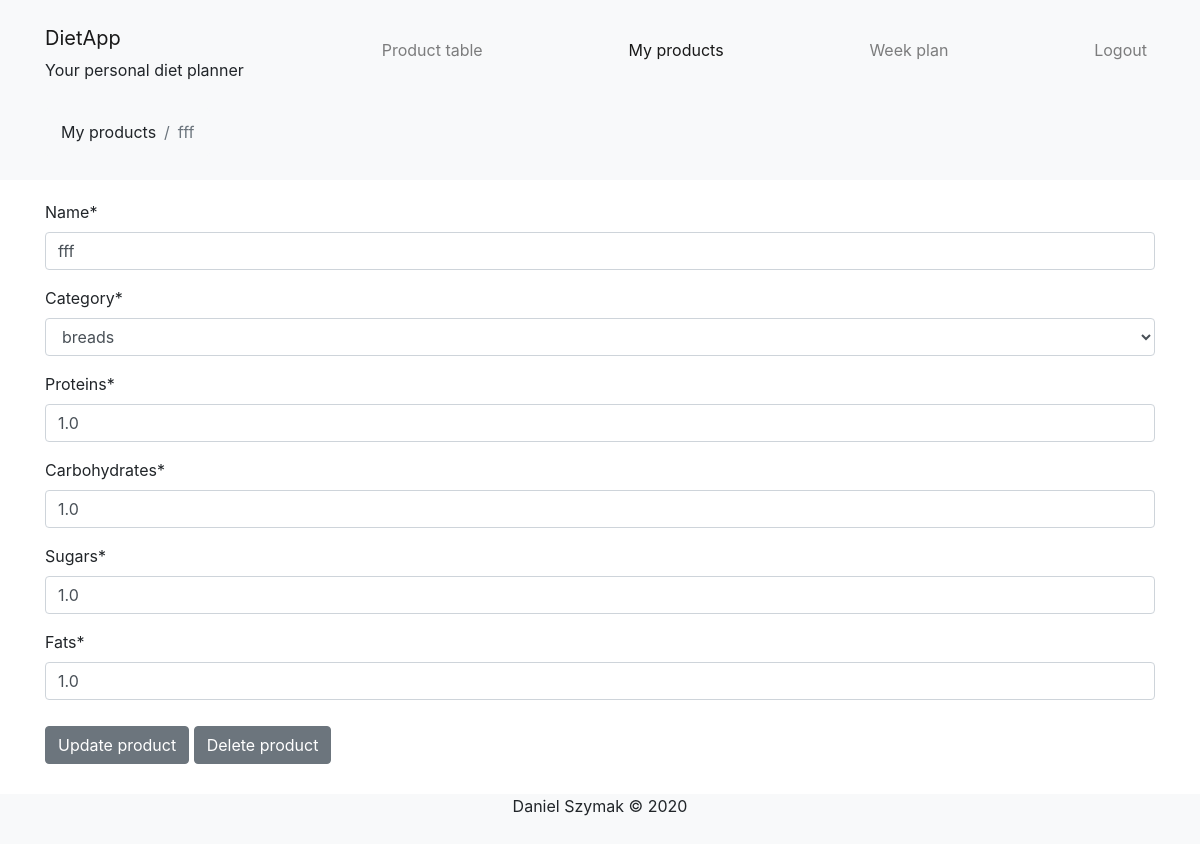
The app's page /user/product_details/24/ (signed in) with its own data.
### user_site/models.py (models this page shows, shortened)
class ProductToUser(models.Model):
    user = models.ForeignKey(User, on_delete=models.CASCADE)
    product = models.ForeignKey(Products, on_delete=models.CASCADE)

### food_database/models.py (models this page shows, shortened)
class Products(models.Model):
    name = models.CharField(max_length=100, unique=True)
    category = models.CharField(max_length=100, choices=CATEGORIES)
    calories = models.PositiveIntegerField()
    proteins = models.DecimalField(decimal_places=1, max_digits=10)
    carbohydrates = models.DecimalField(decimal_places=1, max_digits=10)
    sugars = models.DecimalField(decimal_places=1, max_digits=10)
    fats = models.DecimalField(decimal_places=1, max_digits=10)
    class Meta:
        constraints = [models.CheckConstraint(check=models.Q(carbohydrates__gte=models.F('sugars')), name="Mass of sugars cannot be higher than mass of carbohydrates"), models.CheckConstraint(check=models.Q(proteins__lte=(100 - models.F("carbohydrates") - models.F("fats"))), name="Sum of proteins, carbohydrates and fats cannot be greater than 100")]

### user_site/views.py (the view)
# urls.py: path("product_details/<int:id>/", views.product_details, name='product_details'),
@login_required
def product_details(request, id):
    item = get_object_or_404(ProductToUser, pk=id)
    if request.method == "POST":
        if 'update' in request.POST:
            form = NewProduct(data=request.POST)
            try:
                if form.is_valid():
                    item.product.name=form.cleaned_data['name']
                    item.product.category=form.cleaned_data['category']
                    item.product.proteins=form.cleaned_data['proteins']
                    item.product.carbohydrates=form.cleaned_data['carbohydrates']
                    item.product.sugars=form.cleaned_data['sugars']
                    item.product.fats=form.cleaned_data['fats']
                    item.product.calories=round(form.cleaned_data['proteins'] * 4 + form.cleaned_data['carbohydrates'] * 4 + form.cleaned_data['fats'] * 9)
                    item.product.save()
            except IntegrityError as e:
                if str(e).startswith("CHECK"):
                    msg = str(e)[25:]
                elif str(e).startswith("UNIQUE"):
                    msg = "Product with this name already exists. Choose another name."
                print(msg)
                return render(request, "user_site/product_details.html", {"item": item,
                                                                          "form": form,
                                                                          "msg": msg})
        elif 'delete' in request.POST:
            item.product.delete()
        return redirect('my_products')
    else:
        data = {'name': item.product.name,
                'category': item.product.category,
                'proteins': item.product.proteins,
                'carbohydrates': item.product.carbohydrates,
                'sugars': item.product.sugars,
                'fats': item.product.fats}
        form = NewProduct(data=data)
    return render(request, "user_site/product_details.html", {"item": item,
                                                              "form": form})

### user_site/forms.py
class NewProduct(forms.Form):
    name = forms.CharField(label="Name", max_length=100)
    category = forms.ChoiceField(choices=CATEGORIES, label="Category")
    proteins = forms.DecimalField(label="Proteins", decimal_places=1, max_digits=10, min_value=0, max_value=100)
    carbohydrates = forms.DecimalField(label="Carbohydrates", decimal_places=1, max_digits=10, min_value=0, max_value=100)
    sugars = forms.DecimalField(label="Sugars", decimal_places=1, max_digits=10, min_value=0, max_value=100)
    fats = forms.DecimalField(label="Fats", decimal_places=1, max_digits=10, min_value=0, max_value=100)

### templates/user_site/product_details.html (shortened to what this page needs)
{% extends "base.html" %}
{% load crispy_forms_tags %}
{% block my_products %}
<ul class="nav navbar-nav navbar-right">
    <li class="nav-item"><a class="nav-link active" href="{% url 'my_products' %}">My products</a></li>
</ul>
{% endblock %}
{% block nav %}
<nav class="navbar navbar-expand-lg navbar-light bg-light" style="margin: -20px 0 20px 0;">
    <div class="container">
        <ol class="breadcrumb bg-light">
            <li class="breadcrumb-item"><a href="{% url 'my_products' %}" class="text-reset text-decoration-none">My products</a></li>
            <li class="breadcrumb-item active" aria-current="page">{{ item.product.name }}</li>
        </ol>
    </div>
</nav>
{% endblock %}
{% block content %}
    <form class="form-group" method="post" action="{% url 'product_details' item.id %}">
        {{ form | crispy }}
        <button type="submit" class="btn btn-secondary" style="margin-top: 10px;" name="update" value="update">Update product</button>
        <button type="submit" class="btn btn-secondary" style="margin-top: 10px;" name="delete" value="delete">Delete product</button>
    </form>
{% endblock %}

### records on screen
ProductToUser: product.name "fff"
Products: name "fff", category "breads", proteins "1.0", carbohydrates "1.0", sugars "1.0", fats "1.0"
